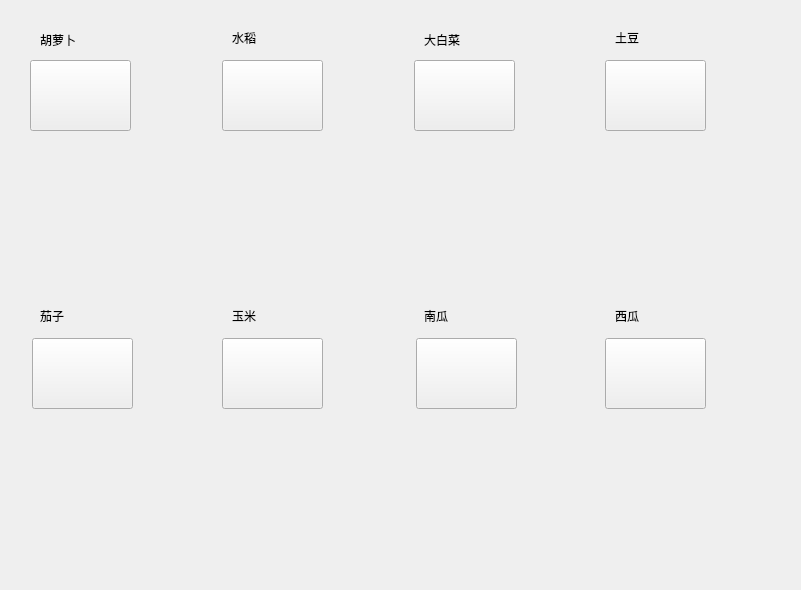
<?xml version="1.0" encoding="UTF-8"?>
<ui version="4.0">
 <class>Bag</class>
 <widget class="QWidget" name="Bag">
  <property name="geometry">
   <rect>
    <x>0</x>
    <y>0</y>
    <width>801</width>
    <height>590</height>
   </rect>
  </property>
  <property name="windowTitle">
   <string>Form</string>
  </property>
  <layout class="QGridLayout" name="gridLayout">
   <item row="0" column="0">
    <widget class="QStackedWidget" name="bag">
     <property name="toolTip">
      <string>&lt;html&gt;&lt;head/&gt;&lt;body&gt;&lt;p&gt;&lt;br/&gt;&lt;/p&gt;&lt;/body&gt;&lt;/html&gt;</string>
     </property>
     <property name="currentIndex">
      <number>0</number>
     </property>
     <widget class="QWidget" name="bagPage1">
      <layout class="QGridLayout" name="gridLayout_2">
       <item row="0" column="0">
        <widget class="QWidget" name="widget_25" native="true">
         <widget class="QPushButton" name="pushbutton_carrot">
          <property name="geometry">
           <rect>
            <x>10</x>
            <y>40</y>
            <width>101</width>
            <height>71</height>
           </rect>
          </property>
          <property name="text">
           <string/>
          </property>
         </widget>
         <widget class="QLabel" name="label">
          <property name="geometry">
           <rect>
            <x>20</x>
            <y>10</y>
            <width>71</width>
            <height>20</height>
           </rect>
          </property>
          <property name="text">
           <string>胡萝卜</string>
          </property>
         </widget>
         <widget class="QLabel" name="label_carrot">
          <property name="geometry">
           <rect>
            <x>20</x>
            <y>125</y>
            <width>81</width>
            <height>31</height>
           </rect>
          </property>
          <property name="font">
           <font>
            <pointsize>7</pointsize>
           </font>
          </property>
          <property name="text">
           <string/>
          </property>
          <property name="alignment">
           <set>Qt::AlignCenter</set>
          </property>
         </widget>
        </widget>
       </item>
       <item row="0" column="1">
        <widget class="QWidget" name="widget_2" native="true">
         <widget class="QPushButton" name="pushButton_rice">
          <property name="geometry">
           <rect>
            <x>10</x>
            <y>40</y>
            <width>101</width>
            <height>71</height>
           </rect>
          </property>
          <property name="text">
           <string/>
          </property>
         </widget>
         <widget class="QLabel" name="label_2">
          <property name="geometry">
           <rect>
            <x>20</x>
            <y>10</y>
            <width>72</width>
            <height>15</height>
           </rect>
          </property>
          <property name="text">
           <string>水稻</string>
          </property>
         </widget>
         <widget class="QLabel" name="label_rice">
          <property name="geometry">
           <rect>
            <x>20</x>
            <y>125</y>
            <width>72</width>
            <height>31</height>
           </rect>
          </property>
          <property name="font">
           <font>
            <pointsize>7</pointsize>
           </font>
          </property>
          <property name="text">
           <string/>
          </property>
          <property name="alignment">
           <set>Qt::AlignCenter</set>
          </property>
         </widget>
        </widget>
       </item>
       <item row="0" column="2">
        <widget class="QWidget" name="widget_3" native="true">
         <widget class="QPushButton" name="pushButton_cabbage">
          <property name="geometry">
           <rect>
            <x>10</x>
            <y>40</y>
            <width>101</width>
            <height>71</height>
           </rect>
          </property>
          <property name="text">
           <string/>
          </property>
         </widget>
         <widget class="QLabel" name="label_3">
          <property name="geometry">
           <rect>
            <x>20</x>
            <y>10</y>
            <width>72</width>
            <height>20</height>
           </rect>
          </property>
          <property name="text">
           <string>大白菜</string>
          </property>
         </widget>
         <widget class="QLabel" name="label_cabbage">
          <property name="geometry">
           <rect>
            <x>20</x>
            <y>125</y>
            <width>72</width>
            <height>31</height>
           </rect>
          </property>
          <property name="font">
           <font>
            <pointsize>7</pointsize>
           </font>
          </property>
          <property name="text">
           <string/>
          </property>
          <property name="alignment">
           <set>Qt::AlignCenter</set>
          </property>
         </widget>
        </widget>
       </item>
       <item row="0" column="3">
        <widget class="QWidget" name="widget_4" native="true">
         <widget class="QPushButton" name="pushButton_potato">
          <property name="geometry">
           <rect>
            <x>10</x>
            <y>40</y>
            <width>101</width>
            <height>71</height>
           </rect>
          </property>
          <property name="text">
           <string/>
          </property>
         </widget>
         <widget class="QLabel" name="label_4">
          <property name="geometry">
           <rect>
            <x>20</x>
            <y>10</y>
            <width>72</width>
            <height>15</height>
           </rect>
          </property>
          <property name="text">
           <string>土豆</string>
          </property>
         </widget>
         <widget class="QLabel" name="label_potato">
          <property name="geometry">
           <rect>
            <x>20</x>
            <y>124</y>
            <width>72</width>
            <height>31</height>
           </rect>
          </property>
          <property name="font">
           <font>
            <pointsize>7</pointsize>
           </font>
          </property>
          <property name="text">
           <string/>
          </property>
          <property name="alignment">
           <set>Qt::AlignCenter</set>
          </property>
         </widget>
        </widget>
       </item>
       <item row="1" column="0">
        <widget class="QWidget" name="widget_5" native="true">
         <widget class="QPushButton" name="pushButton_eggplant">
          <property name="geometry">
           <rect>
            <x>12</x>
            <y>40</y>
            <width>101</width>
            <height>71</height>
           </rect>
          </property>
          <property name="text">
           <string/>
          </property>
         </widget>
         <widget class="QLabel" name="label_5">
          <property name="geometry">
           <rect>
            <x>20</x>
            <y>10</y>
            <width>72</width>
            <height>15</height>
           </rect>
          </property>
          <property name="text">
           <string>茄子</string>
          </property>
         </widget>
         <widget class="QLabel" name="label_eggplant">
          <property name="geometry">
           <rect>
            <x>20</x>
            <y>124</y>
            <width>72</width>
            <height>31</height>
           </rect>
          </property>
          <property name="font">
           <font>
            <pointsize>7</pointsize>
           </font>
          </property>
          <property name="text">
           <string/>
          </property>
          <property name="alignment">
           <set>Qt::AlignCenter</set>
          </property>
         </widget>
        </widget>
       </item>
       <item row="1" column="1">
        <widget class="QWidget" name="widget_6" native="true">
         <widget class="QPushButton" name="pushButton_maize">
          <property name="geometry">
           <rect>
            <x>10</x>
            <y>40</y>
            <width>101</width>
            <height>71</height>
           </rect>
          </property>
          <property name="text">
           <string/>
          </property>
         </widget>
         <widget class="QLabel" name="label_6">
          <property name="geometry">
           <rect>
            <x>20</x>
            <y>10</y>
            <width>72</width>
            <height>15</height>
           </rect>
          </property>
          <property name="text">
           <string>玉米</string>
          </property>
         </widget>
         <widget class="QLabel" name="label_maize">
          <property name="geometry">
           <rect>
            <x>20</x>
            <y>124</y>
            <width>72</width>
            <height>31</height>
           </rect>
          </property>
          <property name="font">
           <font>
            <pointsize>7</pointsize>
           </font>
          </property>
          <property name="text">
           <string/>
          </property>
          <property name="alignment">
           <set>Qt::AlignCenter</set>
          </property>
         </widget>
        </widget>
       </item>
       <item row="1" column="2">
        <widget class="QWidget" name="widget_7" native="true">
         <widget class="QPushButton" name="pushButton_pumpkin">
          <property name="geometry">
           <rect>
            <x>12</x>
            <y>40</y>
            <width>101</width>
            <height>71</height>
           </rect>
          </property>
          <property name="text">
           <string/>
          </property>
         </widget>
         <widget class="QLabel" name="label_7">
          <property name="geometry">
           <rect>
            <x>20</x>
            <y>10</y>
            <width>72</width>
            <height>15</height>
           </rect>
          </property>
          <property name="text">
           <string>南瓜</string>
          </property>
         </widget>
         <widget class="QLabel" name="label_pumpkin">
          <property name="geometry">
           <rect>
            <x>20</x>
            <y>124</y>
            <width>72</width>
            <height>31</height>
           </rect>
          </property>
          <property name="font">
           <font>
            <pointsize>7</pointsize>
           </font>
          </property>
          <property name="text">
           <string/>
          </property>
          <property name="alignment">
           <set>Qt::AlignCenter</set>
          </property>
         </widget>
        </widget>
       </item>
       <item row="1" column="3">
        <widget class="QWidget" name="widget_8" native="true">
         <widget class="QPushButton" name="pushButton_watermelon">
          <property name="geometry">
           <rect>
            <x>10</x>
            <y>40</y>
            <width>101</width>
            <height>71</height>
           </rect>
          </property>
          <property name="text">
           <string/>
          </property>
         </widget>
         <widget class="QLabel" name="label_8">
          <property name="geometry">
           <rect>
            <x>20</x>
            <y>10</y>
            <width>72</width>
            <height>15</height>
           </rect>
          </property>
          <property name="text">
           <string>西瓜</string>
          </property>
         </widget>
         <widget class="QLabel" name="label_watermelon">
          <property name="geometry">
           <rect>
            <x>20</x>
            <y>124</y>
            <width>72</width>
            <height>31</height>
           </rect>
          </property>
          <property name="font">
           <font>
            <pointsize>7</pointsize>
           </font>
          </property>
          <property name="text">
           <string/>
          </property>
          <property name="alignment">
           <set>Qt::AlignCenter</set>
          </property>
         </widget>
        </widget>
       </item>
      </layout>
     </widget>
     <widget class="QWidget" name="bagPage2">
      <layout class="QGridLayout" name="gridLayout_3">
       <item row="0" column="0">
        <widget class="QWidget" name="widget_13" native="true">
         <widget class="QPushButton" name="pushButton_clownfish">
          <property name="geometry">
           <rect>
            <x>10</x>
            <y>40</y>
            <width>101</width>
            <height>71</height>
           </rect>
          </property>
          <property name="text">
           <string/>
          </property>
         </widget>
         <widget class="QLabel" name="label_13">
          <property name="geometry">
           <rect>
            <x>20</x>
            <y>10</y>
            <width>72</width>
            <height>15</height>
           </rect>
          </property>
          <property name="text">
           <string>小丑鱼</string>
          </property>
         </widget>
         <widget class="QLabel" name="label_clownfish">
          <property name="geometry">
           <rect>
            <x>20</x>
            <y>114</y>
            <width>72</width>
            <height>31</height>
           </rect>
          </property>
          <property name="font">
           <font>
            <pointsize>7</pointsize>
           </font>
          </property>
          <property name="text">
           <string/>
          </property>
          <property name="alignment">
           <set>Qt::AlignCenter</set>
          </property>
         </widget>
        </widget>
       </item>
       <item row="0" column="1">
        <widget class="QWidget" name="widget_14" native="true">
         <widget class="QPushButton" name="pushButton_plaettetang">
          <property name="geometry">
           <rect>
            <x>10</x>
            <y>40</y>
            <width>101</width>
            <height>71</height>
           </rect>
          </property>
          <property name="text">
           <string/>
          </property>
         </widget>
         <widget class="QLabel" name="label_14">
          <property name="geometry">
           <rect>
            <x>20</x>
            <y>10</y>
            <width>72</width>
            <height>15</height>
           </rect>
          </property>
          <property name="text">
           <string>蓝唐王鱼</string>
          </property>
         </widget>
         <widget class="QLabel" name="label_plaettetang">
          <property name="geometry">
           <rect>
            <x>20</x>
            <y>115</y>
            <width>72</width>
            <height>31</height>
           </rect>
          </property>
          <property name="font">
           <font>
            <pointsize>7</pointsize>
           </font>
          </property>
          <property name="text">
           <string/>
          </property>
          <property name="alignment">
           <set>Qt::AlignCenter</set>
          </property>
         </widget>
        </widget>
       </item>
       <item row="0" column="2">
        <widget class="QWidget" name="widget_15" native="true">
         <widget class="QPushButton" name="pushButton_butterflyfish">
          <property name="geometry">
           <rect>
            <x>10</x>
            <y>40</y>
            <width>101</width>
            <height>71</height>
           </rect>
          </property>
          <property name="text">
           <string/>
          </property>
         </widget>
         <widget class="QLabel" name="label_15">
          <property name="geometry">
           <rect>
            <x>20</x>
            <y>10</y>
            <width>72</width>
            <height>15</height>
           </rect>
          </property>
          <property name="text">
           <string>蝶鱼</string>
          </property>
         </widget>
         <widget class="QLabel" name="label_butterflyfish">
          <property name="geometry">
           <rect>
            <x>20</x>
            <y>115</y>
            <width>72</width>
            <height>31</height>
           </rect>
          </property>
          <property name="font">
           <font>
            <pointsize>7</pointsize>
           </font>
          </property>
          <property name="text">
           <string/>
          </property>
          <property name="alignment">
           <set>Qt::AlignCenter</set>
          </property>
         </widget>
        </widget>
       </item>
       <item row="0" column="3">
        <widget class="QWidget" name="widget_16" native="true">
         <widget class="QPushButton" name="pushButton_tigerfish">
          <property name="geometry">
           <rect>
            <x>10</x>
            <y>40</y>
            <width>101</width>
            <height>71</height>
           </rect>
          </property>
          <property name="text">
           <string/>
          </property>
         </widget>
         <widget class="QLabel" name="label_16">
          <property name="geometry">
           <rect>
            <x>20</x>
            <y>10</y>
            <width>72</width>
            <height>15</height>
           </rect>
          </property>
          <property name="text">
           <string>虎皮鱼</string>
          </property>
         </widget>
         <widget class="QLabel" name="label_tigerfish">
          <property name="geometry">
           <rect>
            <x>20</x>
            <y>114</y>
            <width>72</width>
            <height>31</height>
           </rect>
          </property>
          <property name="font">
           <font>
            <pointsize>7</pointsize>
           </font>
          </property>
          <property name="text">
           <string/>
          </property>
          <property name="alignment">
           <set>Qt::AlignCenter</set>
          </property>
         </widget>
        </widget>
       </item>
       <item row="1" column="0">
        <widget class="QWidget" name="widget_21" native="true">
         <widget class="QPushButton" name="pushButton_parrotfish">
          <property name="geometry">
           <rect>
            <x>10</x>
            <y>40</y>
            <width>101</width>
            <height>71</height>
           </rect>
          </property>
          <property name="text">
           <string/>
          </property>
         </widget>
         <widget class="QLabel" name="label_21">
          <property name="geometry">
           <rect>
            <x>20</x>
            <y>10</y>
            <width>72</width>
            <height>15</height>
           </rect>
          </property>
          <property name="text">
           <string>鹦鹉鱼</string>
          </property>
         </widget>
         <widget class="QLabel" name="label_parrotfish">
          <property name="geometry">
           <rect>
            <x>20</x>
            <y>114</y>
            <width>72</width>
            <height>31</height>
           </rect>
          </property>
          <property name="font">
           <font>
            <pointsize>7</pointsize>
           </font>
          </property>
          <property name="text">
           <string/>
          </property>
          <property name="alignment">
           <set>Qt::AlignCenter</set>
          </property>
         </widget>
        </widget>
       </item>
       <item row="1" column="1">
        <widget class="QWidget" name="widget_22" native="true">
         <widget class="QPushButton" name="pushButton_turtle">
          <property name="geometry">
           <rect>
            <x>10</x>
            <y>40</y>
            <width>101</width>
            <height>71</height>
           </rect>
          </property>
          <property name="text">
           <string/>
          </property>
         </widget>
         <widget class="QLabel" name="label_22">
          <property name="geometry">
           <rect>
            <x>20</x>
            <y>10</y>
            <width>72</width>
            <height>15</height>
           </rect>
          </property>
          <property name="text">
           <string>绿海龟</string>
          </property>
         </widget>
         <widget class="QLabel" name="label_turtle">
          <property name="geometry">
           <rect>
            <x>20</x>
            <y>114</y>
            <width>72</width>
            <height>31</height>
           </rect>
          </property>
          <property name="font">
           <font>
            <pointsize>7</pointsize>
           </font>
          </property>
          <property name="text">
           <string/>
          </property>
          <property name="alignment">
           <set>Qt::AlignCenter</set>
          </property>
         </widget>
        </widget>
       </item>
       <item row="1" column="2">
        <widget class="QWidget" name="widget_23" native="true">
         <widget class="QPushButton" name="pushButton_goldfish">
          <property name="geometry">
           <rect>
            <x>10</x>
            <y>40</y>
            <width>101</width>
            <height>71</height>
           </rect>
          </property>
          <property name="text">
           <string/>
          </property>
         </widget>
         <widget class="QLabel" name="label_23">
          <property name="geometry">
           <rect>
            <x>20</x>
            <y>10</y>
            <width>72</width>
            <height>15</height>
           </rect>
          </property>
          <property name="text">
           <string>金鱼</string>
          </property>
         </widget>
         <widget class="QLabel" name="label_goldfish">
          <property name="geometry">
           <rect>
            <x>20</x>
            <y>114</y>
            <width>72</width>
            <height>31</height>
           </rect>
          </property>
          <property name="font">
           <font>
            <pointsize>7</pointsize>
           </font>
          </property>
          <property name="text">
           <string/>
          </property>
          <property name="alignment">
           <set>Qt::AlignCenter</set>
          </property>
         </widget>
        </widget>
       </item>
       <item row="1" column="3">
        <widget class="QWidget" name="widget_24" native="true">
         <widget class="QPushButton" name="pushButton_guppy">
          <property name="geometry">
           <rect>
            <x>10</x>
            <y>40</y>
            <width>101</width>
            <height>71</height>
           </rect>
          </property>
          <property name="text">
           <string/>
          </property>
         </widget>
         <widget class="QLabel" name="label_24">
          <property name="geometry">
           <rect>
            <x>20</x>
            <y>10</y>
            <width>72</width>
            <height>15</height>
           </rect>
          </property>
          <property name="text">
           <string>孔雀鱼 </string>
          </property>
         </widget>
         <widget class="QLabel" name="label_guppy">
          <property name="geometry">
           <rect>
            <x>20</x>
            <y>115</y>
            <width>72</width>
            <height>31</height>
           </rect>
          </property>
          <property name="font">
           <font>
            <pointsize>7</pointsize>
           </font>
          </property>
          <property name="text">
           <string/>
          </property>
          <property name="alignment">
           <set>Qt::AlignCenter</set>
          </property>
         </widget>
        </widget>
       </item>
      </layout>
     </widget>
     <widget class="QWidget" name="bagPage3">
      <layout class="QGridLayout" name="gridLayout_4">
       <item row="0" column="0">
        <widget class="QWidget" name="widget" native="true">
         <widget class="QPushButton" name="pushButton_chicken">
          <property name="geometry">
           <rect>
            <x>20</x>
            <y>30</y>
            <width>171</width>
            <height>121</height>
           </rect>
          </property>
          <property name="text">
           <string/>
          </property>
         </widget>
         <widget class="QLabel" name="label_25">
          <property name="geometry">
           <rect>
            <x>30</x>
            <y>10</y>
            <width>72</width>
            <height>15</height>
           </rect>
          </property>
          <property name="text">
           <string>鸡</string>
          </property>
         </widget>
         <widget class="QLabel" name="label_chicken">
          <property name="geometry">
           <rect>
            <x>30</x>
            <y>155</y>
            <width>161</width>
            <height>31</height>
           </rect>
          </property>
          <property name="font">
           <font>
            <pointsize>7</pointsize>
           </font>
          </property>
          <property name="text">
           <string/>
          </property>
          <property name="alignment">
           <set>Qt::AlignCenter</set>
          </property>
         </widget>
        </widget>
       </item>
       <item row="0" column="1">
        <widget class="QWidget" name="widget_26" native="true">
         <widget class="QPushButton" name="pushButton_ribbat">
          <property name="geometry">
           <rect>
            <x>20</x>
            <y>30</y>
            <width>171</width>
            <height>121</height>
           </rect>
          </property>
          <property name="text">
           <string/>
          </property>
         </widget>
         <widget class="QLabel" name="label_26">
          <property name="geometry">
           <rect>
            <x>40</x>
            <y>10</y>
            <width>72</width>
            <height>15</height>
           </rect>
          </property>
          <property name="text">
           <string>兔子</string>
          </property>
         </widget>
         <widget class="QLabel" name="label_rabbit">
          <property name="geometry">
           <rect>
            <x>30</x>
            <y>156</y>
            <width>161</width>
            <height>31</height>
           </rect>
          </property>
          <property name="font">
           <font>
            <pointsize>7</pointsize>
           </font>
          </property>
          <property name="text">
           <string/>
          </property>
          <property name="alignment">
           <set>Qt::AlignCenter</set>
          </property>
         </widget>
        </widget>
       </item>
       <item row="1" column="0">
        <widget class="QWidget" name="widget_27" native="true">
         <widget class="QPushButton" name="pushButton_sheep">
          <property name="geometry">
           <rect>
            <x>20</x>
            <y>30</y>
            <width>171</width>
            <height>121</height>
           </rect>
          </property>
          <property name="text">
           <string/>
          </property>
         </widget>
         <widget class="QLabel" name="label_27">
          <property name="geometry">
           <rect>
            <x>40</x>
            <y>10</y>
            <width>72</width>
            <height>15</height>
           </rect>
          </property>
          <property name="text">
           <string>羊</string>
          </property>
         </widget>
         <widget class="QLabel" name="label_sheep">
          <property name="geometry">
           <rect>
            <x>30</x>
            <y>155</y>
            <width>161</width>
            <height>31</height>
           </rect>
          </property>
          <property name="font">
           <font>
            <pointsize>7</pointsize>
           </font>
          </property>
          <property name="text">
           <string/>
          </property>
          <property name="alignment">
           <set>Qt::AlignCenter</set>
          </property>
         </widget>
        </widget>
       </item>
       <item row="1" column="1">
        <widget class="QWidget" name="widget_28" native="true">
         <widget class="QPushButton" name="pushButton_cow">
          <property name="geometry">
           <rect>
            <x>20</x>
            <y>30</y>
            <width>171</width>
            <height>121</height>
           </rect>
          </property>
          <property name="text">
           <string/>
          </property>
         </widget>
         <widget class="QLabel" name="label_28">
          <property name="geometry">
           <rect>
            <x>40</x>
            <y>10</y>
            <width>72</width>
            <height>15</height>
           </rect>
          </property>
          <property name="text">
           <string>牛</string>
          </property>
         </widget>
         <widget class="QLabel" name="label_cow">
          <property name="geometry">
           <rect>
            <x>30</x>
            <y>156</y>
            <width>161</width>
            <height>31</height>
           </rect>
          </property>
          <property name="font">
           <font>
            <pointsize>7</pointsize>
           </font>
          </property>
          <property name="text">
           <string/>
          </property>
          <property name="alignment">
           <set>Qt::AlignCenter</set>
          </property>
         </widget>
        </widget>
       </item>
      </layout>
     </widget>
    </widget>
   </item>
  </layout>
 </widget>
 <resources/>
 <connections/>
</ui>
